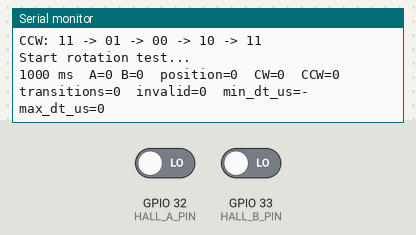
Bench run of a sketch on a simulated ESP32. Parts: the last lines printed to the serial monitor. The test bench sets the inputs (shaded band); at power-on: GPIO 32 (HALL_A_PIN) LOW, GPIO 33 (HALL_B_PIN) LOW.

Above: at 1.7 s.
1.8 s: GPIO 32 (HALL_A_PIN) driven HIGH
At 2.6 s:
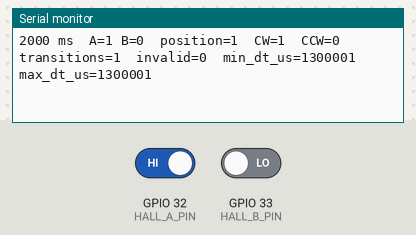
3.3 s: GPIO 33 (HALL_B_PIN) driven HIGH
At 4.6 s:
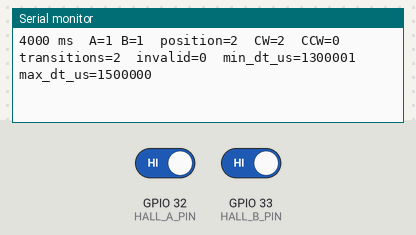
4.8 s: GPIO 32 (HALL_A_PIN) driven LOW
At 5.8 s:
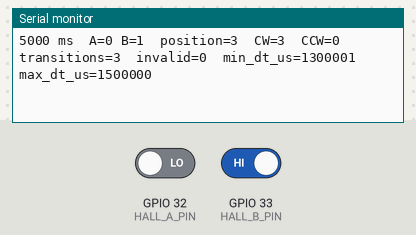
6.3 s: GPIO 33 (HALL_B_PIN) driven LOW
At 7.6 s:
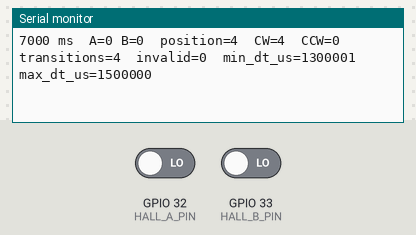
Timing chart, 0 to 8.8 s (numbered marks = the images above; inputs shaded):
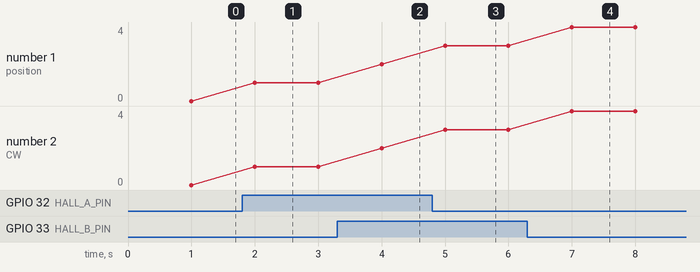

The sketch:

esp32_hall_test.ino
```cpp
/*
  SmartRoll - TEST 2
  ESP32 + Hall A/B quadrature decoder

  Hardware:
    Hall A OUT -> GPIO32
    Hall B OUT -> GPIO33

  Supply:
    Hall VCC -> ESP32 3.3V
    Hall GND -> ESP32 GND

  Pull-ups:
    10k from GPIO32 to 3.3V
    10k from GPIO33 to 3.3V

  Purpose:
    Verify that the quadrature decoder previously validated
    on Arduino Nano works correctly on ESP32.

  Expected sequence:

    CW:
      11 -> 10 -> 00 -> 01 -> 11

    CCW:
      11 -> 01 -> 00 -> 10 -> 11

  IMPORTANT:
    Do not connect RF during this test.
*/

const uint8_t HALL_A_PIN = 32;
const uint8_t HALL_B_PIN = 33;

// State transition table.
// Index = previous_state * 4 + current_state
//
// States:
// 00 = 0
// 01 = 1
// 10 = 2
// 11 = 3
//
// +1 = CW
// -1 = CCW
//  0 = no movement
//  2 = invalid transition
const int8_t transitionTable[16] = {
   0,  -1,  +1,   2,
  +1,   0,   2,  -1,
  -1,   2,   0,  +1,
   2,  +1,  -1,   0
};

volatile uint8_t previousState = 0;
volatile long position = 0;
volatile unsigned long cwCount = 0;
volatile unsigned long ccwCount = 0;
volatile unsigned long invalidCount = 0;
volatile unsigned long transitionCount = 0;
volatile unsigned long lastTransitionUs = 0;
volatile unsigned long minTransitionUs = 0xFFFFFFFFUL;
volatile unsigned long maxTransitionUs = 0;

void IRAM_ATTR hallISR()
{
  uint8_t a = digitalRead(HALL_A_PIN);
  uint8_t b = digitalRead(HALL_B_PIN);
  uint8_t currentState = (a << 1) | b;

  if (currentState == previousState) {
    return;
  }

  uint8_t index = (previousState << 2) | currentState;
  int8_t movement = transitionTable[index];

  unsigned long now = micros();
  unsigned long dt = now - lastTransitionUs;
  lastTransitionUs = now;

  transitionCount++;

  if (movement == 1) {
    position++;
    cwCount++;
  }
  else if (movement == -1) {
    position--;
    ccwCount++;
  }
  else if (movement == 2) {
    invalidCount++;
  }

  if (dt > 0) {
    if (dt < minTransitionUs) minTransitionUs = dt;
    if (dt > maxTransitionUs) maxTransitionUs = dt;
  }

  previousState = currentState;
}

void setup()
{
  Serial.begin(115200);
  delay(500);

  pinMode(HALL_A_PIN, INPUT);
  pinMode(HALL_B_PIN, INPUT);

  uint8_t a = digitalRead(HALL_A_PIN);
  uint8_t b = digitalRead(HALL_B_PIN);
  previousState = (a << 1) | b;
  lastTransitionUs = micros();

  attachInterrupt(digitalPinToInterrupt(HALL_A_PIN), hallISR, CHANGE);
  attachInterrupt(digitalPinToInterrupt(HALL_B_PIN), hallISR, CHANGE);

  Serial.println();
  Serial.println("=================================");
  Serial.println("SmartRoll TEST 2");
  Serial.println("ESP32 + Hall A/B quadrature");
  Serial.println("=================================");

  Serial.print("Initial state: ");
  Serial.println(previousState, BIN);

  Serial.println();
  Serial.println("Expected:");
  Serial.println("CW : 11 -> 10 -> 00 -> 01 -> 11");
  Serial.println("CCW: 11 -> 01 -> 00 -> 10 -> 11");
  Serial.println();
  Serial.println("Start rotation test...");
}

void loop()
{
  static unsigned long lastReport = 0;

  if (millis() - lastReport >= 1000) {
    lastReport = millis();

    noInterrupts();
    long p = position;
    unsigned long cw = cwCount;
    unsigned long ccw = ccwCount;
    unsigned long invalid = invalidCount;
    unsigned long transitions = transitionCount;
    unsigned long minDt = minTransitionUs;
    unsigned long maxDt = maxTransitionUs;
    uint8_t state = previousState;
    interrupts();

    Serial.print(millis());
    Serial.print(" ms  ");

    Serial.print("A=");
    Serial.print((state >> 1) & 1);
    Serial.print(" B=");
    Serial.print(state & 1);

    Serial.print("  position=");
    Serial.print(p);
    Serial.print("  CW=");
    Serial.print(cw);
    Serial.print("  CCW=");
    Serial.print(ccw);
    Serial.print("  transitions=");
    Serial.print(transitions);
    Serial.print("  invalid=");
    Serial.print(invalid);
    Serial.print("  min_dt_us=");

    if (minDt == 0xFFFFFFFFUL) Serial.print("-");
    else Serial.print(minDt);

    Serial.print("  max_dt_us=");
    Serial.println(maxDt);
  }
}
```

Measured:
- after the input at 1.8 s, the serial monitor: prints a new line after 0.20 s (image 1)
- after the input at 3.3 s, the serial monitor: prints a new line after 0.70 s (image 2)
- after the input at 4.8 s, the serial monitor: prints a new line after 0.20 s (image 3)
- after the input at 6.3 s, the serial monitor: prints a new line after 0.70 s (image 4)
- plotted number 1: 2 → 3 after the input at 4.8 s, 3 → 4 after the input at 6.3 s
- plotted number 2: 2 → 3 after the input at 4.8 s, 3 → 4 after the input at 6.3 s
